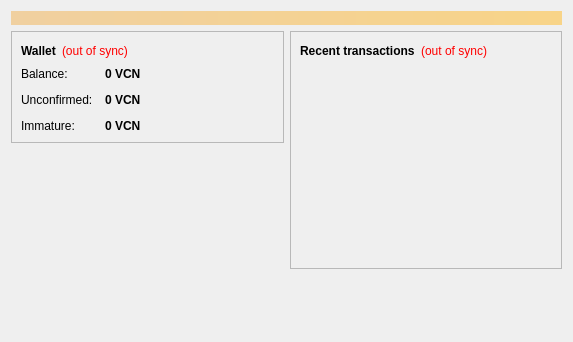
<?xml version="1.0" encoding="UTF-8"?>
<ui version="4.0">
 <class>OverviewPage</class>
 <widget class="QWidget" name="OverviewPage">
  <property name="geometry">
   <rect>
    <x>0</x>
    <y>0</y>
    <width>573</width>
    <height>342</height>
   </rect>
  </property>
  <property name="windowTitle">
   <string>Form</string>
  </property>
  <layout class="QVBoxLayout" name="topLayout">
   <item>
    <widget class="QLabel" name="labelAlerts">
     <property name="visible">
      <bool>false</bool>
     </property>
     <property name="styleSheet">
      <string notr="true">background-color: qlineargradient(x1: 0, y1: 0, x2: 1, y2: 0, stop:0 #F0D0A0, stop:1 #F8D488); color:#000000;</string>
     </property>
     <property name="wordWrap">
      <bool>true</bool>
     </property>
     <property name="margin">
      <number>3</number>
     </property>
    </widget>
   </item>
   <item>
    <layout class="QHBoxLayout" name="horizontalLayout" stretch="1,1">
     <item>
      <layout class="QVBoxLayout" name="verticalLayout_2">
       <item>
        <widget class="QFrame" name="frame">
         <property name="frameShape">
          <enum>QFrame::StyledPanel</enum>
         </property>
         <property name="frameShadow">
          <enum>QFrame::Raised</enum>
         </property>
         <layout class="QVBoxLayout" name="verticalLayout_4">
          <item>
           <layout class="QHBoxLayout" name="horizontalLayout_4">
            <item>
             <widget class="QLabel" name="label_5">
              <property name="font">
               <font>
                <weight>75</weight>
                <bold>true</bold>
               </font>
              </property>
              <property name="text">
               <string>Wallet</string>
              </property>
             </widget>
            </item>
            <item>
             <widget class="QLabel" name="labelWalletStatus">
              <property name="toolTip">
               <string>The displayed information may be out of date. Your wallet automatically synchronizes with the VisionCoin network after a connection is established, but this process has not completed yet.</string>
              </property>
              <property name="styleSheet">
               <string notr="true">QLabel { color: red; }</string>
              </property>
              <property name="text">
               <string notr="true">(out of sync)</string>
              </property>
              <property name="alignment">
               <set>Qt::AlignLeading|Qt::AlignLeft|Qt::AlignVCenter</set>
              </property>
             </widget>
            </item>
            <item>
             <spacer name="horizontalSpacer_2">
              <property name="orientation">
               <enum>Qt::Horizontal</enum>
              </property>
              <property name="sizeHint" stdset="0">
               <size>
                <width>40</width>
                <height>20</height>
               </size>
              </property>
             </spacer>
            </item>
           </layout>
          </item>
          <item>
           <layout class="QFormLayout" name="formLayout_2">
            <property name="fieldGrowthPolicy">
             <enum>QFormLayout::AllNonFixedFieldsGrow</enum>
            </property>
            <property name="horizontalSpacing">
             <number>12</number>
            </property>
            <property name="verticalSpacing">
             <number>12</number>
            </property>
            <item row="0" column="0">
             <widget class="QLabel" name="label">
              <property name="text">
               <string>Balance:</string>
              </property>
             </widget>
            </item>
            <item row="0" column="1">
             <widget class="QLabel" name="labelBalance">
              <property name="font">
               <font>
                <weight>75</weight>
                <bold>true</bold>
               </font>
              </property>
              <property name="cursor">
               <cursorShape>IBeamCursor</cursorShape>
              </property>
              <property name="toolTip">
               <string>Your current balance</string>
              </property>
              <property name="text">
               <string notr="true">0 VCN</string>
              </property>
              <property name="textInteractionFlags">
               <set>Qt::LinksAccessibleByMouse|Qt::TextSelectableByKeyboard|Qt::TextSelectableByMouse</set>
              </property>
             </widget>
            </item>
            <item row="1" column="0">
             <widget class="QLabel" name="label_3">
              <property name="text">
               <string>Unconfirmed:</string>
              </property>
             </widget>
            </item>
            <item row="1" column="1">
             <widget class="QLabel" name="labelUnconfirmed">
              <property name="font">
               <font>
                <weight>75</weight>
                <bold>true</bold>
               </font>
              </property>
              <property name="cursor">
               <cursorShape>IBeamCursor</cursorShape>
              </property>
              <property name="toolTip">
               <string>Total of transactions that have yet to be confirmed, and do not yet count toward the current balance</string>
              </property>
              <property name="text">
               <string notr="true">0 VCN</string>
              </property>
              <property name="textInteractionFlags">
               <set>Qt::LinksAccessibleByMouse|Qt::TextSelectableByKeyboard|Qt::TextSelectableByMouse</set>
              </property>
             </widget>
            </item>
            <item row="2" column="0">
             <widget class="QLabel" name="labelImmatureText">
              <property name="text">
               <string>Immature:</string>
              </property>
             </widget>
            </item>
            <item row="2" column="1">
             <widget class="QLabel" name="labelImmature">
              <property name="font">
               <font>
                <weight>75</weight>
                <bold>true</bold>
               </font>
              </property>
              <property name="toolTip">
               <string>Mined balance that has not yet matured</string>
              </property>
              <property name="text">
               <string notr="true">0 VCN</string>
              </property>
              <property name="textInteractionFlags">
               <set>Qt::LinksAccessibleByMouse|Qt::TextSelectableByKeyboard|Qt::TextSelectableByMouse</set>
              </property>
             </widget>
            </item>
			
           </layout>
          </item>
         </layout>
        </widget>
       </item>
       <item>
        <spacer name="verticalSpacer">
         <property name="orientation">
          <enum>Qt::Vertical</enum>
         </property>
         <property name="sizeHint" stdset="0">
          <size>
           <width>20</width>
           <height>40</height>
          </size>
         </property>
        </spacer>
       </item>
		<item>
         <widget class="QLabel" name="label_wallet_bgcoin">
          <property name="text">
           <string/>
          </property>
          <property name="pixmap">
           <pixmap resource="../bitcoin.qrc">:/images/wallet_bgcoin</pixmap>
          </property>
          <property name="scaledContents">
           <bool>false</bool>
          </property>
          <property name="alignment">
           <set>Qt::AlignLeft</set>
          </property>
          <property name="margin">
           <number>-2</number>
          </property>
         </widget>
        </item>
	   </layout>
     </item>
     <item>
      <layout class="QVBoxLayout" name="verticalLayout_3">
       <item>
        <widget class="QFrame" name="frame_2">
         <property name="frameShape">
          <enum>QFrame::StyledPanel</enum>
         </property>
         <property name="frameShadow">
          <enum>QFrame::Raised</enum>
         </property>
         <layout class="QVBoxLayout" name="verticalLayout">
          <item>
           <layout class="QHBoxLayout" name="horizontalLayout_2">
            <item>
             <widget class="QLabel" name="label_4">
              <property name="text">
               <string>&lt;b&gt;Recent transactions&lt;/b&gt;</string>
              </property>
             </widget>
            </item>
            <item>
             <widget class="QLabel" name="labelTransactionsStatus">
              <property name="toolTip">
               <string>The displayed information may be out of date. Your wallet automatically synchronizes with the VisionCoin network after a connection is established, but this process has not completed yet.</string>
              </property>
              <property name="styleSheet">
               <string notr="true">QLabel { color: red; }</string>
              </property>
              <property name="text">
               <string notr="true">(out of sync)</string>
              </property>
              <property name="alignment">
               <set>Qt::AlignRight|Qt::AlignTrailing|Qt::AlignVCenter</set>
              </property>
             </widget>
            </item>
            <item>
             <spacer name="horizontalSpacer">
              <property name="orientation">
               <enum>Qt::Horizontal</enum>
              </property>
              <property name="sizeHint" stdset="0">
               <size>
                <width>40</width>
                <height>20</height>
               </size>
              </property>
             </spacer>
            </item>
           </layout>
          </item>
          <item>
           <widget class="QListView" name="listTransactions">
            <property name="styleSheet">
             <string notr="true">QListView { background: transparent; }</string>
            </property>
            <property name="frameShape">
             <enum>QFrame::NoFrame</enum>
            </property>
            <property name="verticalScrollBarPolicy">
             <enum>Qt::ScrollBarAlwaysOff</enum>
            </property>
            <property name="horizontalScrollBarPolicy">
             <enum>Qt::ScrollBarAlwaysOff</enum>
            </property>
            <property name="selectionMode">
             <enum>QAbstractItemView::NoSelection</enum>
            </property>
           </widget>
          </item>
         </layout>
        </widget>
       </item>
       <item>
        <spacer name="verticalSpacer_2">
         <property name="orientation">
          <enum>Qt::Vertical</enum>
         </property>
         <property name="sizeHint" stdset="0">
          <size>
           <width>20</width>
           <height>40</height>
          </size>
         </property>
        </spacer>
       </item>
      </layout>
     </item>
    </layout>
   </item>
  </layout>
 </widget>
 <resources/>
 <connections/>
</ui>
